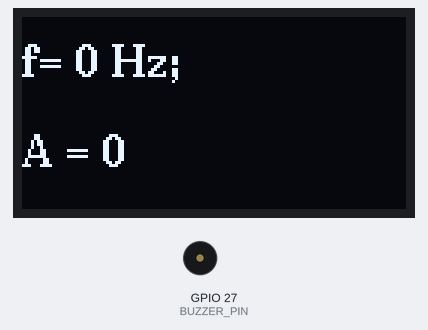
Simulated run of this sketch. Board: ESP32. Shown: 128×64 one-colour display, buzzer (waves = sounding, pin HIGH). I2S audio is not simulated (input reads silence).

Above: at 0.2 s.
At 3.16 s:
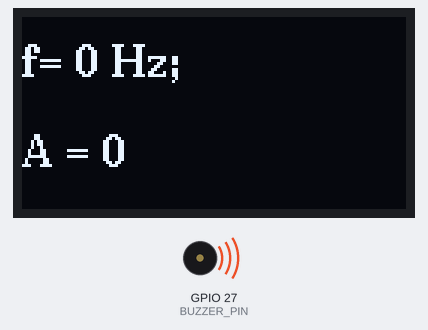
Timing chart, 0 to 130.0 s (numbered marks = the images above):
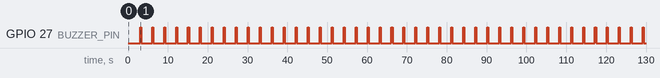

Measured:
- by itself, GPIO 27 (BUZZER_PIN): alternates HIGH for 0.26 s and LOW for 2.7 s

The sketch:

Klaskacz.ino
```cpp
#include <Arduino.h>
#include <Wire.h>
#include <U8g2lib.h>
#include <driver/i2s.h>
#include <arduinoFFT.h>

// ===== PINY (sprawdź z połączeniami na płytce) =====
#define BUZZER_PIN  27
#define I2S_BCLK    33
#define I2S_LRCL    25
#define I2S_DOUT    32
// OLED SH1106 (I2C): SDA = GPIO21, SCL = GPIO22 domyślnie na ESP32
// UWAGA: jeśli OLED jest na GPIO22/21, nie kolidują z I2S tylko gdy I2S_DOUT != 21/22

U8G2_SH1106_128X64_NONAME_F_HW_I2C u8g2(U8G2_R0, U8X8_PIN_NONE);

unsigned long lastBeep = 0;
bool buzzerOn = false;

void setupI2S() {
  i2s_config_t cfg = {
    .mode = (i2s_mode_t)(I2S_MODE_MASTER | I2S_MODE_RX),
    .sample_rate = 16000,
    .bits_per_sample = I2S_BITS_PER_SAMPLE_32BIT,
    .channel_format = I2S_CHANNEL_FMT_ONLY_LEFT,   // SEL do GND = lewy kanał
    .communication_format = I2S_COMM_FORMAT_STAND_I2S,
    .intr_alloc_flags = ESP_INTR_FLAG_LEVEL1,
    .dma_buf_count = 4,
    .dma_buf_len = 256,
    .use_apll = false,
    .tx_desc_auto_clear = false,
    .fixed_mclk = 0
  };

  i2s_pin_config_t pins = {
    .bck_io_num = I2S_BCLK,
    .ws_io_num = I2S_LRCL,
    .data_out_num = I2S_PIN_NO_CHANGE,
    .data_in_num = I2S_DOUT
  };

  i2s_driver_install(I2S_NUM_0, &cfg, 0, NULL);
  i2s_set_pin(I2S_NUM_0, &pins);
  i2s_zero_dma_buffer(I2S_NUM_0);
}

void setup() {
  Serial.begin(115200);

  pinMode(BUZZER_PIN, OUTPUT);
  digitalWrite(BUZZER_PIN, LOW);

  u8g2.begin();
  u8g2.setFont(u8g2_font_ncenB10_tr);

  setupI2S();
}

void loop() {
  // --- Buzzer: piknięcie co 3 s ---
  unsigned long now = millis();
  if (!buzzerOn && now - lastBeep >= 3000) {
    digitalWrite(BUZZER_PIN, HIGH);
    buzzerOn = true;
    lastBeep = now;
  } else if (buzzerOn && now - lastBeep >= 150) {
    digitalWrite(BUZZER_PIN, LOW);
    buzzerOn = false;
  }

  // --- Odczyt z mikrofonu ---
 static int32_t buf[1024];
size_t bytesRead = 0;
i2s_read(I2S_NUM_0, buf, sizeof(buf), &bytesRead, portMAX_DELAY);
int n = bytesRead / sizeof(int32_t);

float f = estimateFrequencyFFT(buf, n);
  long long sum = 0;
  for (int i = 0; i < n; i++) {
    sum += labs(buf[i] >> 14);   // SPH0645 daje 24 bity wyrównane do 32
  }
  long avg = (n > 0) ? (long)(sum / n) : 0;

  // --- Wyświetlanie ---
  char txt_f[32];
  char txt_A[32];
  snprintf(txt_f, sizeof(txt_f), "f= %.0f Hz;", f);
  snprintf(txt_A, sizeof(txt_A), "A = %d", avg);
  u8g2.clearBuffer();
  u8g2.drawStr(0, 20, txt_f);
  u8g2.drawStr(0, 50, txt_A);
  u8g2.sendBuffer();
}

float baseline_A = 0;              // poziom tła amplituda
float baseline_f = 0;              // poziom tła częstotliwość
const float ALPHA = 0.001f;      // szybkość adaptacji (mała = wolna)
const float MULT = 4.0f;         // ile razy ponad tło

bool clapDetected(float baseline_A, float baseline_f, float A, float f) {
  bool loud = A > baseline_A * MULT;
  bool clap_freq = true;
  return loud && clap_freq;
}

void updateBaseline(float baseline_A, float baseline_f, float A, float f) {
  baseline_A = baseline_A * (1 - ALPHA) + A * ALPHA;
}


const uint16_t FFT_N = 1024;      // musi być potęgą dwójki
const float FFT_FS = 16000.0f;    // częstotliwość próbkowania

float vReal[FFT_N];
float vImag[FFT_N];
ArduinoFFT<float> fft(vReal, vImag, FFT_N, FFT_FS);

// Zwraca dominującą częstotliwość w Hz z bufora I2S
float estimateFrequencyFFT(int32_t *buf, int n) {
  if (n < 2) return 0;

  // 1. Przepisz próbki do bufora FFT i usuń składową stałą (DC)
  long long sum = 0;
  for (int i = 0; i < FFT_N; i++) {
    int32_t s = (i < n) ? (buf[i] >> 14) : 0;
    vReal[i] = s;
    sum += s;
  }
  float mean = (float)sum / FFT_N;
  for (int i = 0; i < FFT_N; i++) {
    vReal[i] -= mean;
    vImag[i] = 0.0f;               // część urojona zawsze zerowa dla sygnału rzeczywistego
  }
  fft.dcRemoval();

  // 2. Okno Hamminga ogranicza przecieki widma
  fft.windowing(FFTWindow::Hamming, FFTDirection::Forward);

  // 3. FFT, a potem moduł każdego prążka
  fft.compute(FFTDirection::Forward);
  fft.complexToMagnitude();

  // 4. Szukaj prążka o największej amplitudzie
  return fft.majorPeak();
}
```
